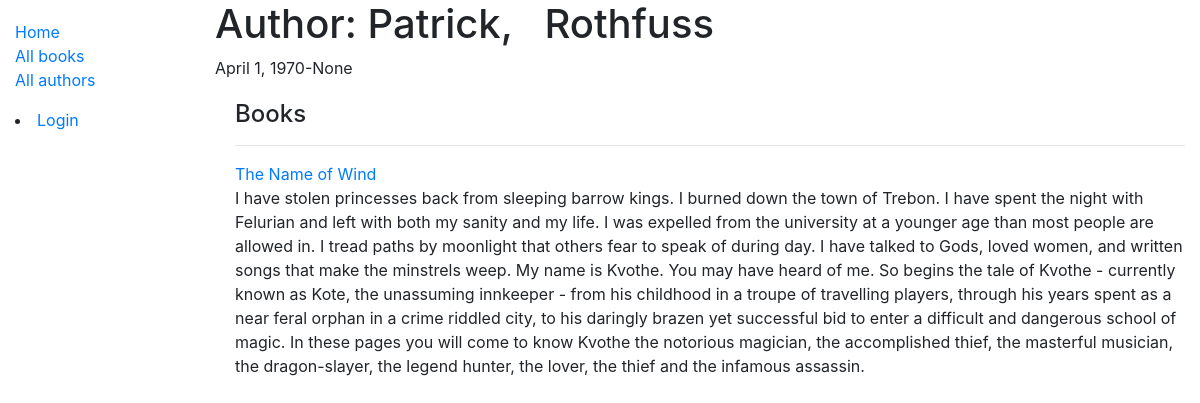
The app's page /catalog/author/1 with its own data.
### catalog/models.py (models this page shows, shortened)
class Author(models.Model):
    first_name = models.CharField(max_length=100)
    last_name = models.CharField(max_length=100)
    date_of_birth = models.DateField(null=True, blank=True)
    date_of_death = models.DateField('died', null=True, blank=True)
    class Meta:
        ordering = ['last_name', 'first_name']

class Book(models.Model):
    title = models.CharField(max_length=200)
    author = models.ForeignKey('Author', on_delete=models.SET_NULL, null=True)
    summary = models.TextField(
        max_length=1000, help_text='Enter a brief description of the book')
    isbn = models.CharField(
        'ISBN', max_length=13, help_text='13 Character <a href="https://www.isbn-international.org/content/what-isbn"> ISBN number</a>')
    genre = models.ManyToManyField(
        Genre, help_text='Select a genre for this book')
    def display_genre(self):
        """Create a string for the Genre, This is required to display genre in Admin."""
        return ', '.join([genre.name for genre in self.genre.all()[:3]])
    display_genre.shor_description = 'Genre'

### catalog/views.py (the view, shortened to what this page needs)
# urls.py: path('author/<int:pk>', views.AuthorDetailView.as_view(), name='author-detail'),
class AuthorDetailView(generic.DetailView):
    model = Author

### catalog/templates/catalog/author_detail.html
{% extends "base_generic.html" %}
{% block content %}
<h1>Author: {{ author.first_name }}, &nbsp; {{ author.last_name }}</h1>
<p>{{author.date_of_birth}}-{{author.date_of_death}}</p>
<div style="margin-left:20px;margin-top:20px">
  <h4>Books</h4>
  {% for book in author.book_set.all %}
  <hr>
  <a href="{% url 'book-detail' book.pk%}">{{ book.title }}</a>
  <p>{{ book.summary }}</p>
  {% endfor %}
</div>
{% endblock %}

### records on screen
Author: first_name "Patrick", last_name "Rothfuss", date_of_birth "April 1, 1970", date_of_death "None"
Book: title "The Name of Wind", summary "I have stolen princesses back from sleeping barrow kings. I burned down the town of Trebon. I have spent the night with Felurian and left with both my sanity and my life. I was expelled from the university at a younger age than most people are allowed in. I tread paths by moonlight that others fear to speak of during day. I have talked to Gods, loved women, and written songs that make the minstrels weep. My name is Kvothe. You may have heard of me. So begins the tale of Kvothe - currently known as Kote, the unassuming innkeeper - from his childhood in a troupe of travelling players, through his years spent as a near feral orphan in a crime riddled city, to his daringly brazen yet successful…"
